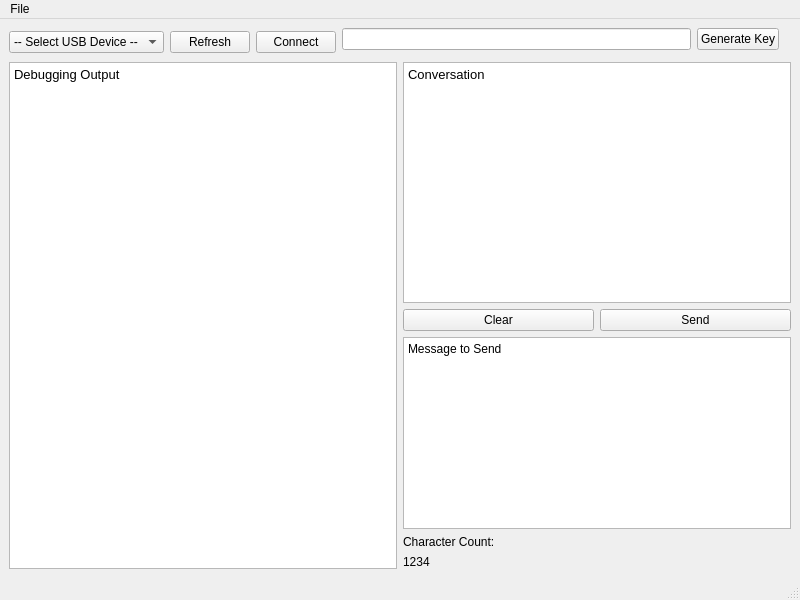
<?xml version="1.0" encoding="UTF-8"?>
<ui version="4.0">
 <class>MainWindow</class>
 <widget class="QMainWindow" name="MainWindow">
  <property name="enabled">
   <bool>true</bool>
  </property>
  <property name="geometry">
   <rect>
    <x>0</x>
    <y>0</y>
    <width>800</width>
    <height>600</height>
   </rect>
  </property>
  <property name="windowTitle">
   <string>BlackChat</string>
  </property>
  <widget class="QWidget" name="centralwidget">
   <layout class="QGridLayout" name="gridLayout">
    <item row="0" column="0" rowspan="2">
     <layout class="QHBoxLayout" name="horizontalLayout_5">
      <item>
       <layout class="QHBoxLayout" name="horizontalLayout">
        <item>
         <widget class="QComboBox" name="comboDevSelect">
          <item>
           <property name="text">
            <string>-- Select USB Device --</string>
           </property>
          </item>
         </widget>
        </item>
        <item>
         <widget class="QPushButton" name="btnDevRefresh">
          <property name="text">
           <string>Refresh</string>
          </property>
         </widget>
        </item>
        <item>
         <widget class="QPushButton" name="btnDevConnect">
          <property name="text">
           <string>Connect</string>
          </property>
         </widget>
        </item>
       </layout>
      </item>
     </layout>
    </item>
    <item row="0" column="1">
     <layout class="QHBoxLayout" name="horizontalLayout_4">
      <item>
       <widget class="QLineEdit" name="lineEdit"/>
      </item>
      <item>
       <widget class="QPushButton" name="btnKeyGen">
        <property name="text">
         <string>Generate Key</string>
        </property>
       </widget>
      </item>
     </layout>
    </item>
    <item row="2" column="0" colspan="4">
     <layout class="QHBoxLayout" name="horizontalLayout_3">
      <item>
       <widget class="QTextBrowser" name="txtDebug">
        <property name="html">
         <string>&lt;!DOCTYPE HTML PUBLIC &quot;-//W3C//DTD HTML 4.0//EN&quot; &quot;http://www.w3.org/TR/REC-html40/strict.dtd&quot;&gt;
&lt;html&gt;&lt;head&gt;&lt;meta name=&quot;qrichtext&quot; content=&quot;1&quot; /&gt;&lt;style type=&quot;text/css&quot;&gt;
p, li { white-space: pre-wrap; }
&lt;/style&gt;&lt;/head&gt;&lt;body style=&quot; font-family:'Sans Serif'; font-size:9pt; font-weight:400; font-style:normal;&quot;&gt;
&lt;p style=&quot; margin-top:0px; margin-bottom:0px; margin-left:0px; margin-right:0px; -qt-block-indent:0; text-indent:0px;&quot;&gt;&lt;span style=&quot; font-family:'Droid Sans'; font-size:10pt;&quot;&gt;Debugging Output&lt;/span&gt;&lt;/p&gt;&lt;/body&gt;&lt;/html&gt;</string>
        </property>
       </widget>
      </item>
      <item>
       <layout class="QVBoxLayout" name="verticalLayout_2">
        <item>
         <widget class="QTextBrowser" name="txtMessage">
          <property name="html">
           <string>&lt;!DOCTYPE HTML PUBLIC &quot;-//W3C//DTD HTML 4.0//EN&quot; &quot;http://www.w3.org/TR/REC-html40/strict.dtd&quot;&gt;
&lt;html&gt;&lt;head&gt;&lt;meta name=&quot;qrichtext&quot; content=&quot;1&quot; /&gt;&lt;style type=&quot;text/css&quot;&gt;
p, li { white-space: pre-wrap; }
&lt;/style&gt;&lt;/head&gt;&lt;body style=&quot; font-family:'Sans Serif'; font-size:9pt; font-weight:400; font-style:normal;&quot;&gt;
&lt;p style=&quot; margin-top:0px; margin-bottom:0px; margin-left:0px; margin-right:0px; -qt-block-indent:0; text-indent:0px;&quot;&gt;&lt;span style=&quot; font-family:'Droid Sans'; font-size:10pt;&quot;&gt;Conversation&lt;/span&gt;&lt;/p&gt;&lt;/body&gt;&lt;/html&gt;</string>
          </property>
         </widget>
        </item>
        <item>
         <layout class="QHBoxLayout" name="horizontalLayout_2">
          <item>
           <widget class="QPushButton" name="btnClear">
            <property name="text">
             <string>Clear</string>
            </property>
           </widget>
          </item>
          <item>
           <widget class="QPushButton" name="pushButton_4">
            <property name="text">
             <string>Send</string>
            </property>
           </widget>
          </item>
         </layout>
        </item>
        <item>
         <widget class="QPlainTextEdit" name="plainTextEdit">
          <property name="sizePolicy">
           <sizepolicy hsizetype="Expanding" vsizetype="Fixed">
            <horstretch>0</horstretch>
            <verstretch>0</verstretch>
           </sizepolicy>
          </property>
          <property name="plainText">
           <string>Message to Send</string>
          </property>
         </widget>
        </item>
        <item>
         <layout class="QHBoxLayout" name="horizontalLayout_7"/>
        </item>
        <item>
         <widget class="QLabel" name="label">
          <property name="text">
           <string>Character Count:</string>
          </property>
         </widget>
        </item>
        <item>
         <widget class="QLabel" name="label_2">
          <property name="text">
           <string>1234</string>
          </property>
         </widget>
        </item>
       </layout>
      </item>
     </layout>
    </item>
   </layout>
  </widget>
  <widget class="QMenuBar" name="menubar">
   <property name="geometry">
    <rect>
     <x>0</x>
     <y>0</y>
     <width>800</width>
     <height>22</height>
    </rect>
   </property>
   <widget class="QMenu" name="menuFile">
    <property name="title">
     <string>File</string>
    </property>
    <addaction name="actionExit"/>
   </widget>
   <addaction name="menuFile"/>
  </widget>
  <widget class="QStatusBar" name="statusbar"/>
  <action name="actionExit">
   <property name="text">
    <string>Exit</string>
   </property>
  </action>
 </widget>
 <resources/>
 <connections/>
</ui>
